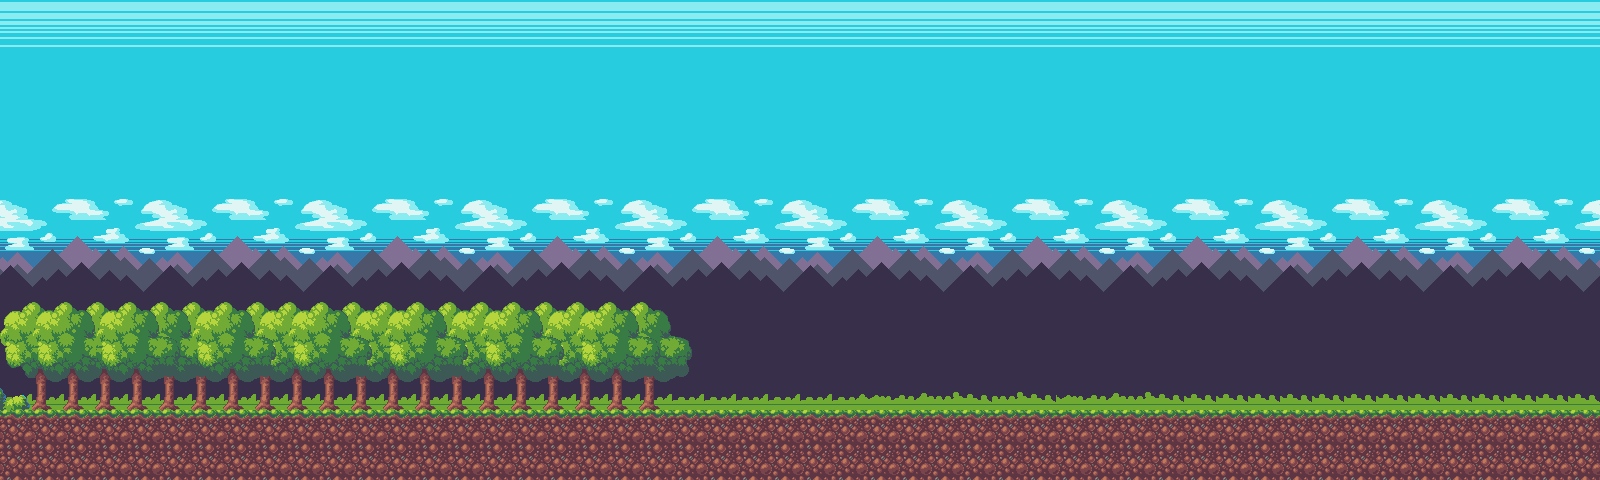

A 2D game scene composited from a Tiled map and its tileset images. What follows is a short description and the map's XML, with each tile layer's data collapsed to a summary:
An orthogonal 50x15 tile map with 32x32 px tiles, 5 tile layers (Achtergrond, Treeline_Background_3, Treeline_Background_2, Treeline_Background_1, ...), 2 tilesets.

<map version="1.4" tiledversion="1.4.2" orientation="orthogonal" renderorder="right-down" width="50" height="15" tilewidth="32" tileheight="32" infinite="0" nextlayerid="6" nextobjectid="1">
 <tileset firstgid="1" name="Tileset" tilewidth="32" tileheight="32" tilecount="300" columns="30">
  <image source="../assets/Tiles/Tileset.png" width="960" height="320" />
 </tileset>
 <tileset firstgid="301" name="Background" tilewidth="32" tileheight="32" tilecount="75" columns="5">
  <image source="../assets/tiles/Background.png" width="160" height="480" />
 </tileset>
 <layer id="5" name="Achtergrond" width="50" height="15">
  <data>[750 cells, 750 non-empty, 65 distinct tile ids]</data>
 </layer>
 <layer id="4" name="Treeline_Background_3" width="50" height="15">
  <data>[750 cells, 71 non-empty, 14 distinct tile ids]</data>
 </layer>
 <layer id="3" name="Treeline_Background_2" width="50" height="15">
  <data>[750 cells, 58 non-empty, 10 distinct tile ids]</data>
 </layer>
 <layer id="2" name="Treeline_Background_1" width="50" height="15">
  <data>[750 cells, 68 non-empty, 10 distinct tile ids]</data>
 </layer>
 <layer id="1" name="GroundLayer" width="50" height="15">
  <data>[750 cells, 147 non-empty, 3 distinct tile ids]</data>
 </layer>
</map>
